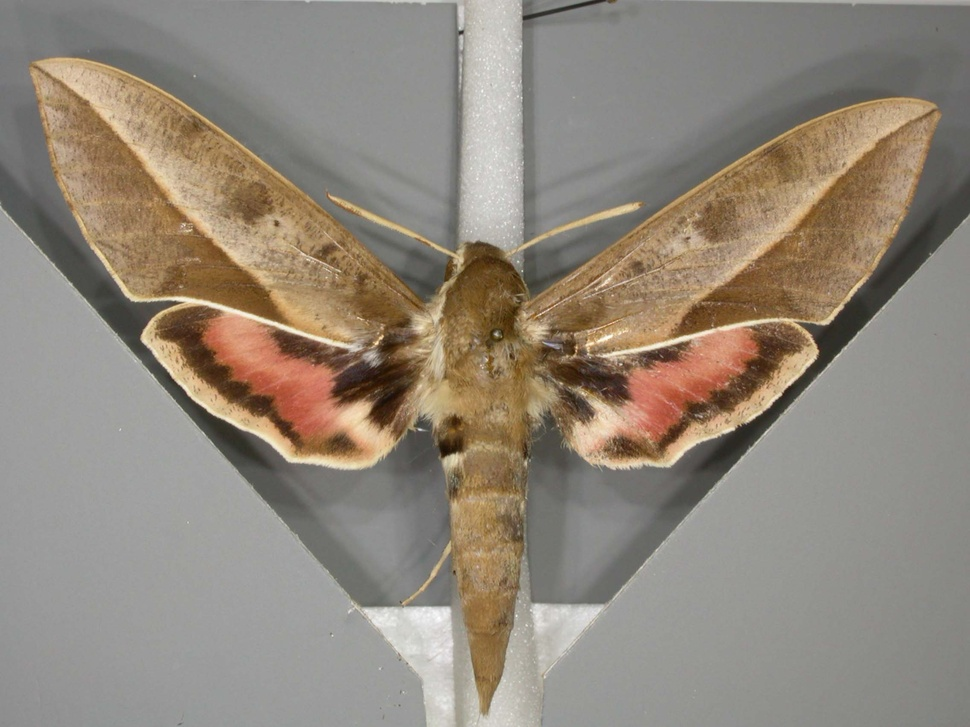
#> input picture vision/tests/test_data/Hyles_biguttata_f_271819_77.0_l.jpg, 970 x 727 px, shrunk from 2272 x 1704 before the run
$ python -i segmentation.py   (imports and definitions only)   (older library calls are emulated)
#> lines starting #> are read from the running program, lines starting #| are printed output that depends on the picture; after the words box and inside, x2 and y2 are one past the last pixel; in counts of white or black regions, pixels touching at a corner belong together
#> in segment_image_file, image is the input picture: shape (727, 970, 3); mean B, G, R 122.6, 135.2, 144.9
import numpy as np
import cv2
from skimage.graph import MCP_Geometric
import os
from vision import Box, Contour
from operator import attrgetter


def largest_components(binary_image, num_components=1):
    binary_image, contours, hierarchy = cv2.findContours(binary_image.astype('uint8'),
                                                         cv2.RETR_EXTERNAL,
                                                         cv2.CHAIN_APPROX_NONE)
    contours = [Contour(points) for points in contours]
    return sorted(contours, key=attrgetter('area'), reverse=True)[:num_components]


def saliency_map(image):
    hsv_image = cv2.cvtColor(image, cv2.COLOR_BGR2HSV)
#> hsv_image: shape (727, 970, 3); mean H, S, V 23.4, 39.6, 145.3
    saliency = 0.25 * hsv_image[:, :, 2] + 0.75 * hsv_image[:, :, 1]
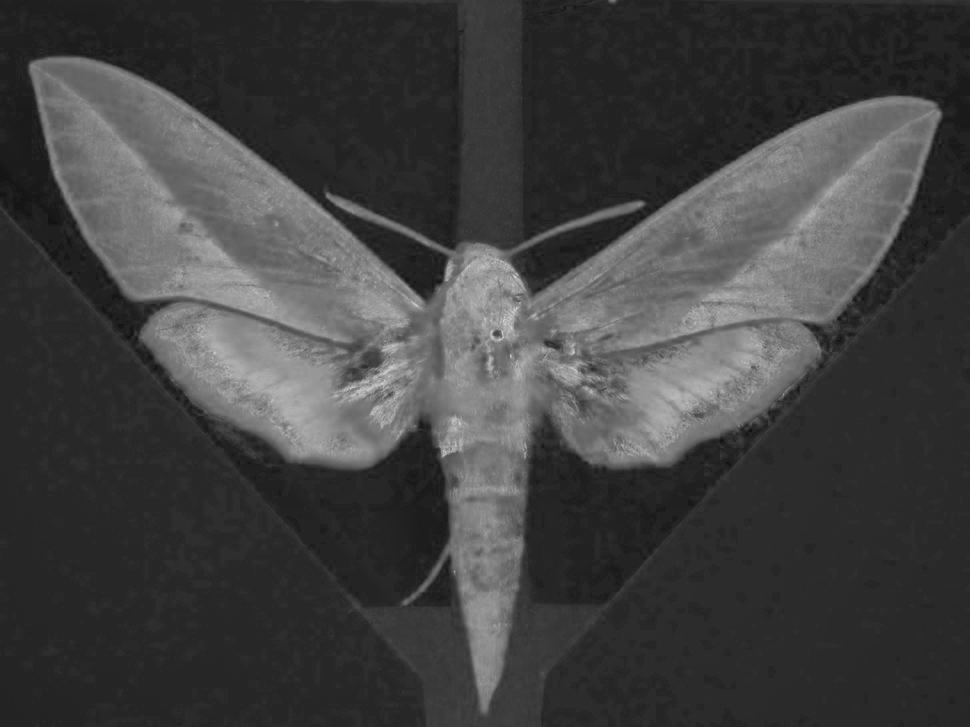
#> saliency: shape (727, 970) float64; min 10, max 211.8, mean 66
    return saliency.astype('float32')


def segment_butterfly_contour(image, saliency_threshold=100):
    saliency = saliency_map(image)
    blur = cv2.GaussianBlur(saliency, (5, 5), 0).astype(np.uint8)
    _, mask = cv2.threshold(blur, saliency_threshold, 255, cv2.THRESH_BINARY + cv2.THRESH_OTSU)
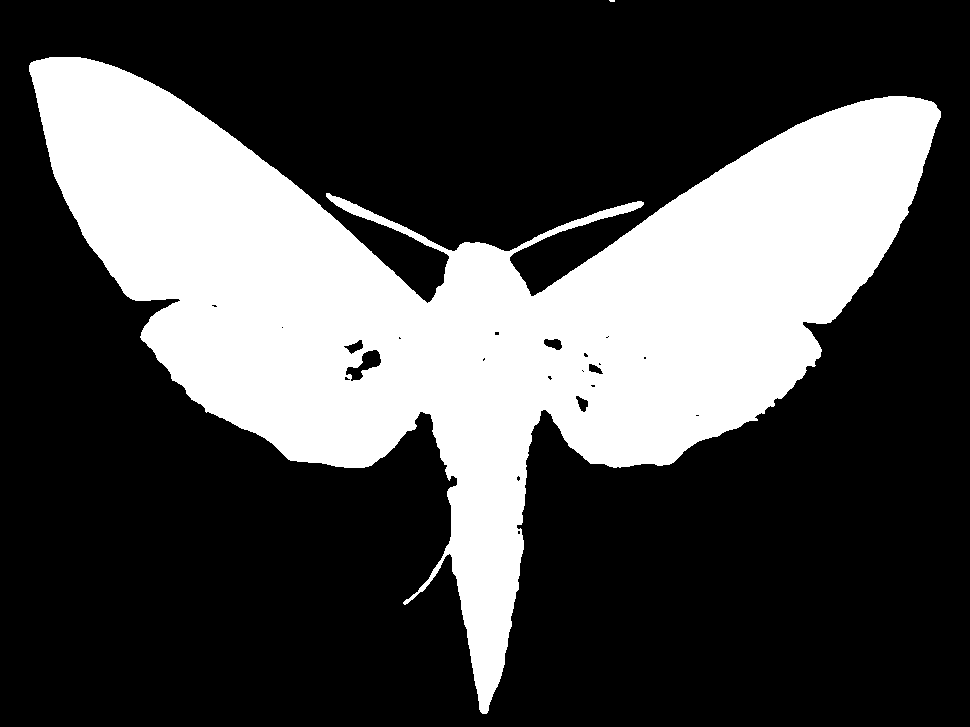
#> mask: shape (727, 970); 29.7% white; 2 white regions (1 under 20 px)

    return largest_components(mask, num_components=1)[0]
#> in largest_components, `binary_image, contours, hierarchy = cv2.findContours(binary_image.asty..`: contours = 2 contours, 1 with area under 20; largest, box (x1, y1, x2, y2) and area: (29, 57, 941, 714) 208397


def segment_butterfly(image, saliency_threshold=100, border=10):
    butterfly_contour = segment_butterfly_contour(image, saliency_threshold)
    mask = butterfly_contour.draw(image=np.zeros_like(image[:, :, 0]), filled=True)

    bounding_box = butterfly_contour.bounding_box
    bounding_box.grow(border)
    bounding_box &= Box.from_image(image)

    return image[bounding_box.indices], mask[bounding_box.indices].astype(np.uint8)


# [86 lines left out: functions centre_of_mass, shortest_path, min_cost_cut, segment_wing, not called in this run]


def segment_image_file(file_in, folder_out):
    image = cv2.imread(file_in)
    segmented_image, segmented_mask = segment_butterfly(image, saliency_threshold=64)

    filename = os.path.basename(file_in)

    file_out = os.path.join(folder_out, 'color_' + filename)
    file_out = os.path.splitext(file_out)[0] + '.png'
    cv2.imwrite(file_out, segmented_image * (segmented_mask[:, :, np.newaxis] / 255))

    file_out = os.path.join(folder_out, 'full_' + filename)
    file_out = os.path.splitext(file_out)[0] + '.png'
    cv2.imwrite(file_out, segmented_mask)

    wing_mask = segment_wing(segmented_mask)[0] / 255
    file_out = os.path.join(folder_out, 'wings_' + filename)
    file_out = os.path.splitext(file_out)[0] + '.png'
    cv2.imwrite(file_out, 255 * wing_mask)

    body_mask = np.greater(segmented_mask, wing_mask).astype('uint8')
    body_contour = largest_components(body_mask * 255, num_components=1)[0]
    body_image = body_contour.draw(filled=True, crop=True)
    file_out = os.path.join(folder_out, 'abdomen_' + filename)
    file_out = os.path.splitext(file_out)[0] + '.png'
    cv2.imwrite(file_out, 255 * body_image)

#> (the run stopped early here; a loop or call above may not have finished)

$ run again, on vision/tests/test_data/Hyles_euphorbiae_euphorbiae_(euphorbiae)_m_271766_67.5_l.jpg
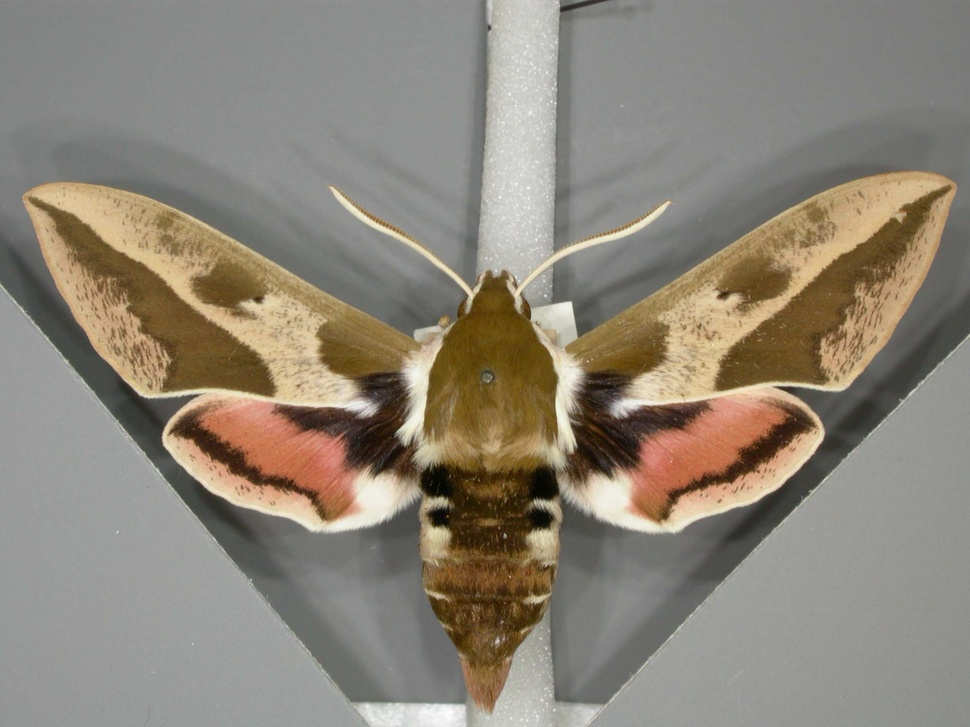
#> input picture vision/tests/test_data/Hyles_euphorbiae_euphorbiae_(euphorbiae)_m_271766_67.5_l.jpg, 970 x 727 px, shrunk from 2272 x 1704 before the run
#> in segment_image_file, image is the input picture: shape (727, 970, 3); mean B, G, R 119.8, 132.7, 140.6
#> hsv_image: shape (727, 970, 3); mean H, S, V 33.1, 42.5, 141.5
#> in saliency_map, `saliency = 0.25 * hsv_image[:, :, 2] + 0.75 * hsv_image[:, :, 1]`:
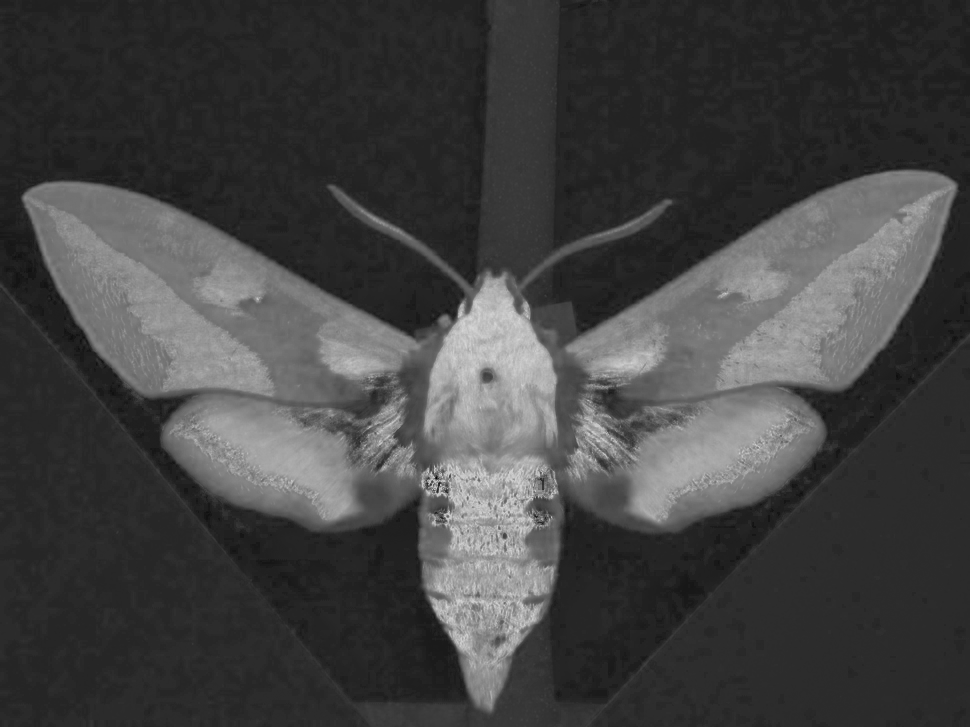
#> saliency: shape (727, 970) float64; min 2.25, max 214, mean 67.3
#> in segment_butterfly_contour, `_, mask = cv2.threshold(blur, saliency_threshold, 255, cv2.THRESH_BINA..`:
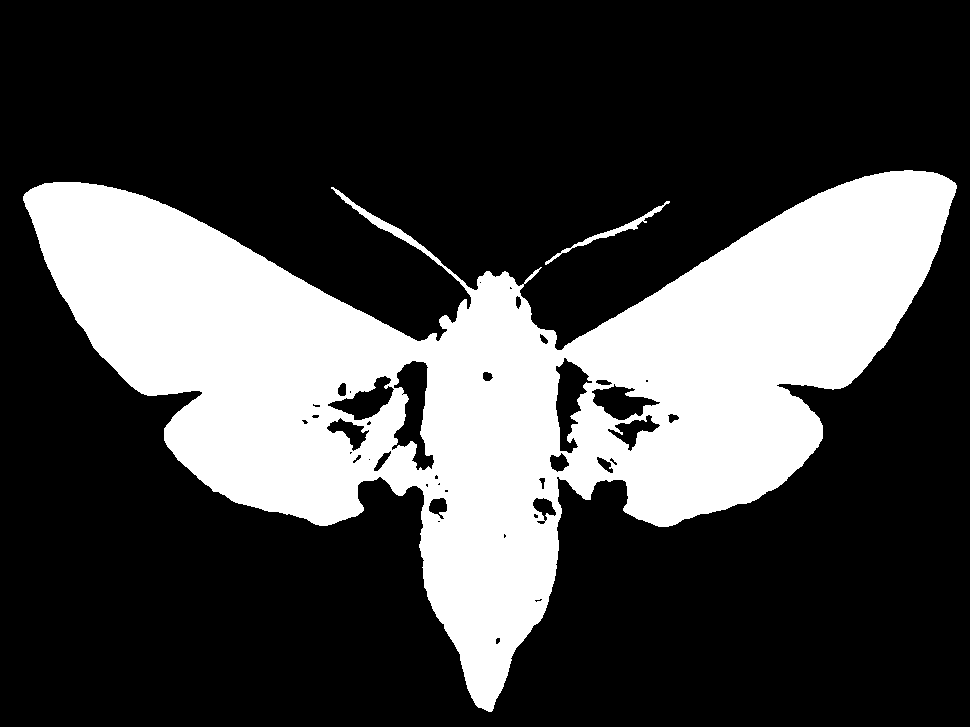
#> mask: shape (727, 970); 27.8% white; 2 white regions
#> contours = 2 contours; box (x1, y1, x2, y2) and area: (23, 170, 957, 712) 202914, (545, 201, 670, 265) 481

$ run again, on vision/tests/test_data/Hyles_euphorbiae_euphorbiae_(euphorbiae)_m_271767_66.0_l.jpg
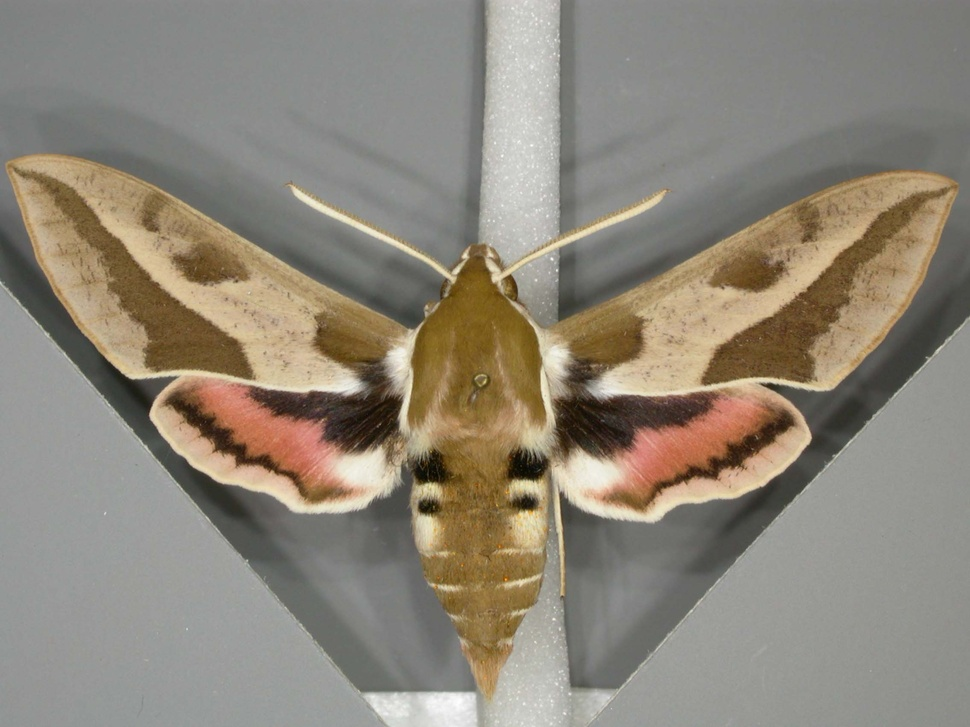
#> input picture vision/tests/test_data/Hyles_euphorbiae_euphorbiae_(euphorbiae)_m_271767_66.0_l.jpg, 970 x 727 px, shrunk from 2272 x 1704 before the run
#> in segment_image_file, image is the input picture: shape (727, 970, 3); mean B, G, R 121, 134.2, 141.8
#> hsv_image: shape (727, 970, 3); mean H, S, V 32, 39.5, 142.6
#> in saliency_map, `saliency = 0.25 * hsv_image[:, :, 2] + 0.75 * hsv_image[:, :, 1]`:
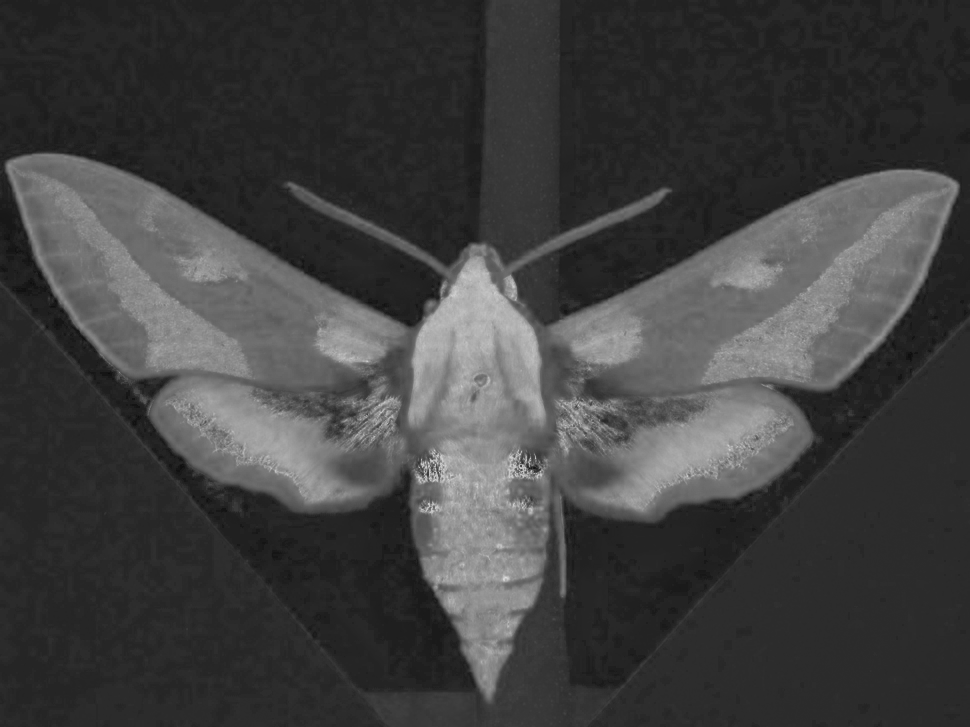
#> saliency: shape (727, 970) float64; min 12.25, max 221.8, mean 65.3
#> in segment_butterfly_contour, `_, mask = cv2.threshold(blur, saliency_threshold, 255, cv2.THRESH_BINA..`:
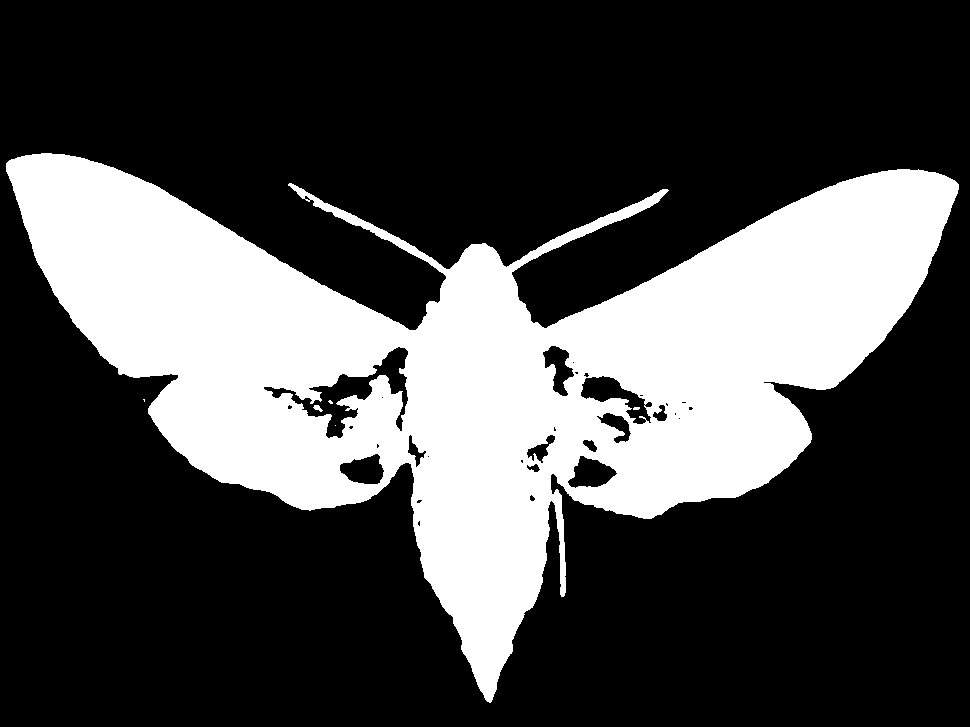
#> mask: shape (727, 970); 29% white; 6 white regions (4 under 20 px)
#> contours = 2 contours, 1 with area under 20; largest, box (x1, y1, x2, y2) and area: (6, 153, 959, 703) 211411
